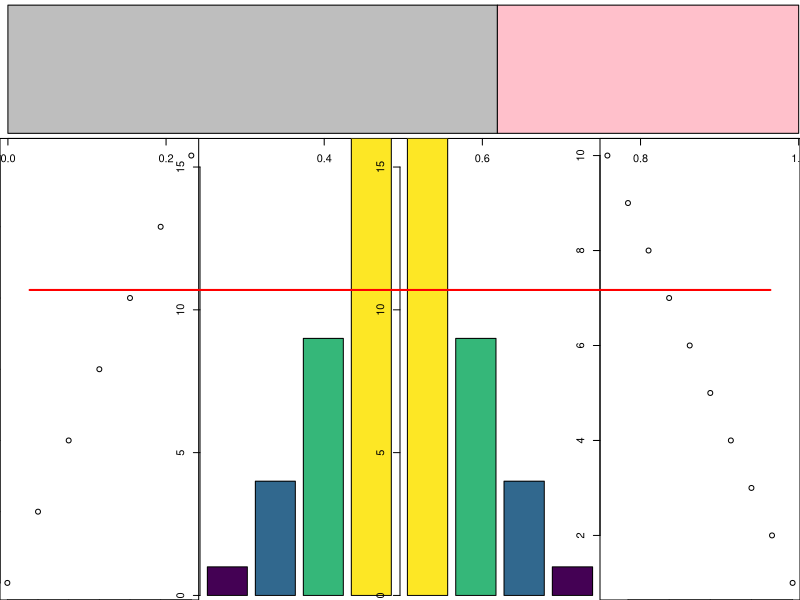
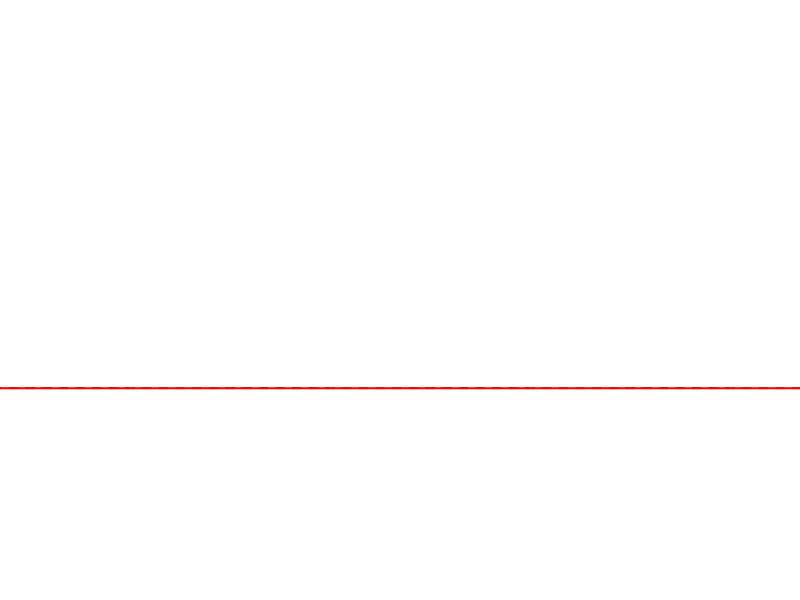
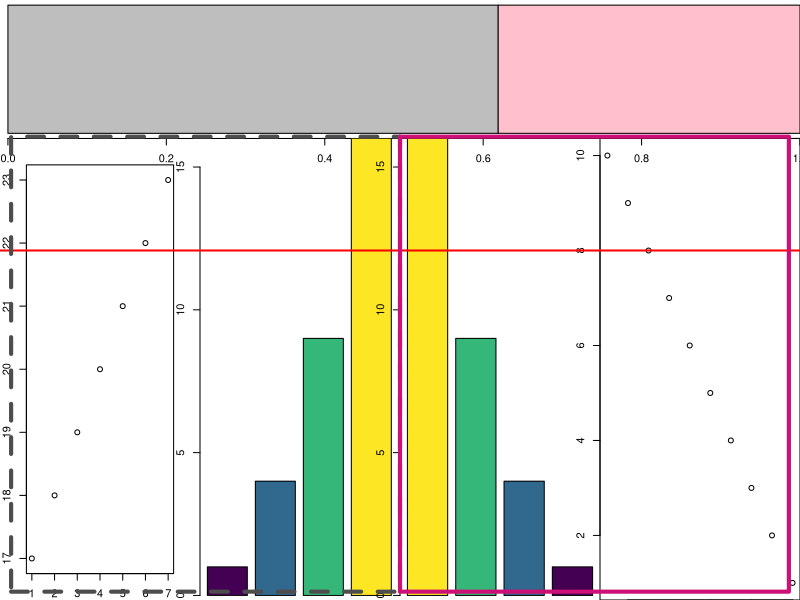

Here is the R script that generated these plots, in order:
# Writing over an entire plot sandbox
# 6.18.2025

# Create the layout 
layout(matrix(c(1,1,1,1,2,3,4,5), nrow = 2, byrow = TRUE),
       heights = c(0.3, 1)) 

# Draw five graphics
par(mar = c(0,0,0,0.1))
barplot(as.matrix(c(0.619,0.381)), 
        col = c("gray","pink"), 
        horiz = TRUE)
usr_one <- par("usr")


par(mar = c(0,0,0,0.1))
plot(17:23)
usr_two <- par("usr")

par(mar = c(0,0,0,0.1))
barplot((1:4)^2, col = viridisLite::viridis(4))
usr_three <- par("usr")

par(mar = c(0,0,0,0))
barplot((4:1)^2, col = viridisLite::viridis(4, direction=-1))
usr_four <- par("usr")

par(mar = c(0,0,0,0))
plot(10:1)
usr_five <- par("usr")

# adding lines across the whole thing
# second attempt 

par(fig = c(0, 1, 0, 0.7), new = TRUE, mar = c(0, 0, 0, 0))

plot(NA,
     xlim = c(0, 1),  # stretch across full width
     ylim = usr_five[3:4],  # same vertical scale as last plot
     type = "n", axes = FALSE, xlab = "", ylab = "")

segments(x0 = 0, x1 = 1, y0 = 8, y1 = 8, col = "red", lwd = 2)


# adding a green line over just the middle two at a value of five
plot(NA,
     xlim = c(0.25, 0.75),  # stretch across middle two
     ylim = usr_three[3:4],  # same vertical scale as third plot
     type = "n", axes = FALSE, xlab = "", ylab = "")


segments(x0 = 0, x1 = 1, y0 = 8, y1 = 8, col = "forestgreen", lwd = 2, lty = 2)


#####
#####


# first attempting a value of 8 in the bottom right graphic

par(fig = c(0, 1, 0, 0.7),  # bottom row (second layout row)
    new = TRUE,             # overlay on top of existing
    mar = c(0, 0, 0, 0))    # no margins


# Create an empty plot using the last panel's coordinate system
# Grab the coordinates from the last plot (plot(10:1))
usr <- par("usr")  # gives c(x1, x2, y1, y2)
plot(NA, xlim = c(usr[1], usr[2]), ylim = c(usr[3], usr[4]), type = "n", axes = FALSE, xlab = "", ylab = "")


# Draw the line at y = 8 (in the last plot's user coordinates)
abline(h = 8, col = "red", lwd = 2)


#####
#####

# third attempt
# this works but only based on the coordinates of the last graphic

# Create the layout 
layout(matrix(c(1,1,1,1,2,3,4,5), nrow = 2, byrow = TRUE),
       heights = c(0.3, 1)) 

# Draw five graphics
par(mar = c(0,0,0,0))
barplot(as.matrix(c(0.619,0.381)), 
        col = c("gray","pink"), 
        horiz = TRUE)
usr_one <- par("usr")


par(mar = c(2,2,2,2))
plot(17:23)
usr_two <- par("usr")

par(mar = c(0,0,0,0.1))
barplot((1:4)^2, col = viridisLite::viridis(4))
usr_three <- par("usr")

par(mar = c(0,0,0,0))
barplot((4:1)^2, col = viridisLite::viridis(4, direction=-1))
usr_four <- par("usr")

par(mar = c(0,0,0,0))
plot(10:1)
usr_five <- par("usr")

# adding lines across everything

# Convert y = 8 in the fifth plot’s coordinate system to device space
y_ndc <- grconvertY(8, from = "user", to = "ndc")  # y = 8 in usr_five scale

# Draw a red line across the full bottom row
segments(x0 = grconvertX(0, "ndc", "user"),
         y0 = grconvertY(y_ndc, "ndc", "user"),
         x1 = grconvertX(1, "ndc", "user"),
         y1 = grconvertY(y_ndc, "ndc", "user"),
         col = "red", lwd = 2, xpd = NA)

# Draw a green dashed line across middle two graphics

# y = 5 in usr_five
# y_ndc_green <- grconvertY(5, from = "user", to = "ndc")

# segments(x0 = grconvertX(0.25, "ndc", "user"),
#         y0 = grconvertY(y_ndc_green, "ndc", "user"),
#         x1 = grconvertX(0.75, "ndc", "user"),
#         y1 = grconvertY(y_ndc_green, "ndc", "user"),
#         col = "forestgreen", lwd = 2, lty = 2, xpd = NA)

# attempting y = 5 in usr_three or usr_four
# You have to normalize to the scale used in the last graphic,
# because that is where grconvert is happening
# And this is not. quite. there.

# complicated!

# Assume usr_three has been captured just after the third plot
# usr <- usr_three
# y_user <- 5
# y_frac <- (y_user - usr[3]) / (usr[4] - usr[3])
# y_ndc <- 0 + y_frac * 0.7  # bottom row is from 0 to 0.7 in NDC Y

# segments(x0 = grconvertX(0.25, "ndc", "user"),
#         y0 = grconvertY(y_ndc, "ndc", "user"),
#         x1 = grconvertX(0.75, "ndc", "user"),
#         y1 = grconvertY(y_ndc, "ndc", "user"),
#         col = "forestgreen", lwd = 2, lty = 2, xpd = NA)


# Draw border boxes

# ---- OVERLAY INVISIBLE PLOT FOR GRAY AND PINK BOXES ----

# Make sure we're drawing on top of everything
par(fig = c(0, 1, 0, 1), new = TRUE, mar = c(0, 0, 0, 0))
plot.new()

# Padding adjustment (try tweaking this value)
pad <- 0.025

# Adjusted box coords
xleft_gray   <- 0     - pad
xright_gray  <- 0.5 
xleft_pink   <- 0.5   
xright_pink  <- 1     + pad
ybottom      <- 0     - pad
ytop         <- 0.769 + pad


# Convert to user coords for this null plot (0–1)
rect(xleft = xleft_gray,
     ybottom = ybottom,
     xright = xright_gray,
     ytop = ytop,
     border = "gray30",
     lwd = 4,
     lty = 2,
     xpd = NA)

rect(xleft = xleft_pink,
     ybottom = ybottom,
     xright = xright_pink,
     ytop = ytop,
     border = "deeppink3",
     lwd = 4,
     xpd = NA)


